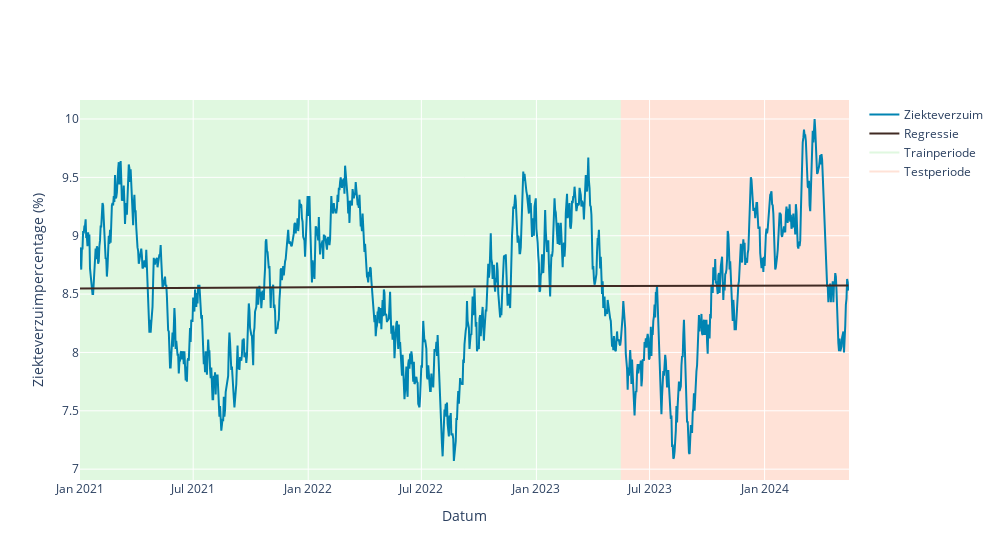

The notebook cell this image was saved under:
### Code cell
## Instellingen regressiemodel
jaarlijks_patroon=False
wekelijks_patroon=False
graad = 1

## Toepassen instellingen in model
df_regressie = pas_regressie_toe(data=data,
    jaarlijks_seizoenspatroon=jaarlijks_patroon,
    wekelijks_seizoenspatroon=wekelijks_patroon,
    graad=graad,
    zie_traintest_periodes=True
)

## Berekenen metrieken
bereken_metrieken(list_of_dfs=[df_regressie])

### Figure 1 — Plotly figure (JSON) as saved in the notebook; plotly's stock layout.template omitted (floating-point values rounded to 4 significant figures; data arrays with more than 128 entries replaced by an {"elided": "..."} marker saying what was removed)
{"data": [{"line": {"color": "#0084B2"}, "mode": "lines", "name": "Ziekteverzuim", "type": "scatter", "x": {"elided": "1230 str values"}, "y": {"elided": "1230 float values"}}, {"line": {"color": "#402a23"}, "mode": "lines", "name": "Regressie", "type": "scatter", "x": {"elided": "1230 str values"}, "y": {"elided": "1230 float values"}}, {"line": {"color": "limegreen"}, "mode": "lines", "name": "Trainperiode", "opacity": 0.15, "type": "scatter", "x": [null], "y": [null]}, {"line": {"color": "LightSalmon"}, "mode": "lines", "name": "Testperiode", "opacity": 0.3, "type": "scatter", "x": [null], "y": [null]}], "layout": {"autosize": false, "paper_bgcolor": "white", "plot_bgcolor": "white", "shapes": [{"fillcolor": "limegreen", "layer": "below", "line": {"width": 0}, "opacity": 0.15, "type": "rect", "x0": "2021-01-01", "x1": "2023-05-16", "xref": "x", "y0": 0, "y1": 1, "yref": "paper"}, {"fillcolor": "LightSalmon", "layer": "below", "line": {"width": 0}, "opacity": 0.3, "type": "rect", "x0": "2023-05-16", "x1": "2024-05-15", "xref": "x", "y0": 0, "y1": 1, "yref": "paper"}], "width": 1000, "xaxis": {"title": {"text": "Datum"}}, "yaxis": {"title": {"text": "Ziekteverzuimpercentage (%)"}}}}
